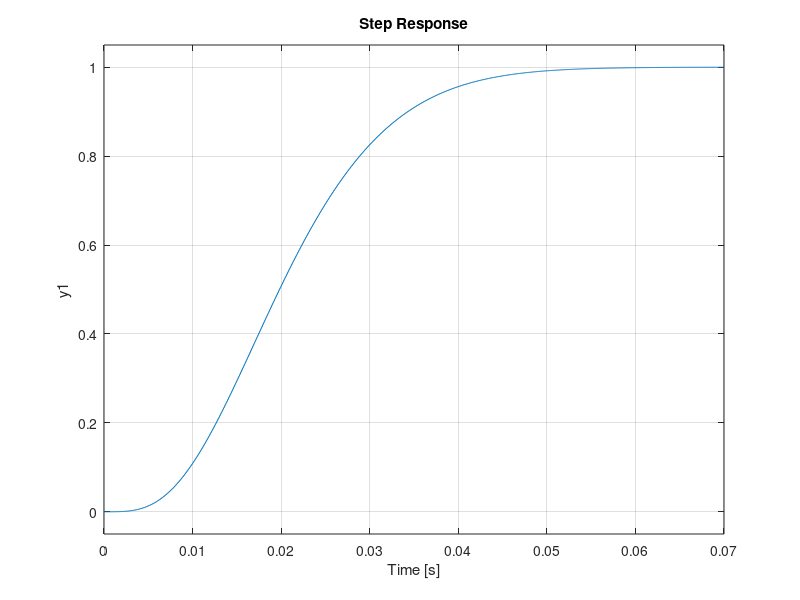
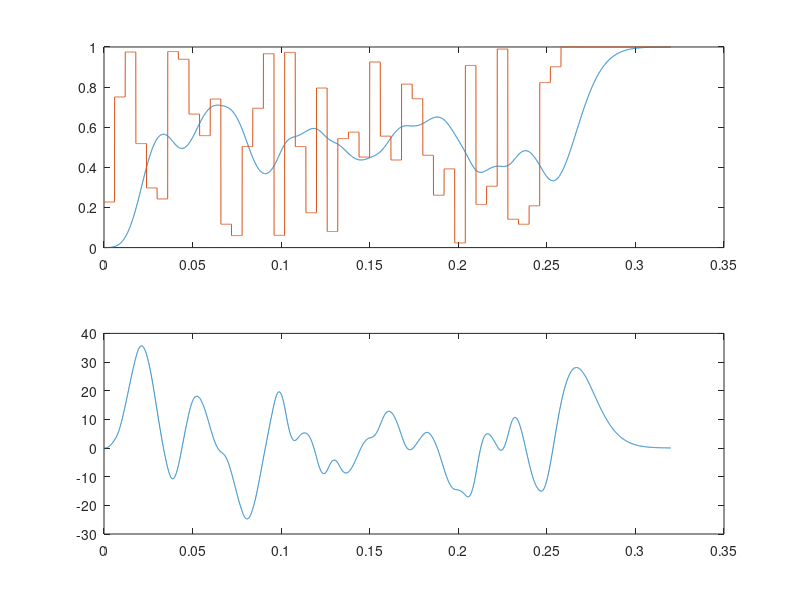

MATLAB code for these plots, in order:
% Prefilt: Example , Design a prefilter with maximal smoothness 

wnfac = 0.5 ; 
wn = 50*2*pi * wnfac; 
Ts = 50e-6 ; 
sys1 = c2d( tf(wn^2,[1,1.96*wn,wn^2]) , Ts) ; 
sys1.num{1} = [sum(sys1.num{1}),0,0]; 
step( sys1)
wn = 60*2*pi * wnfac; 
sys2 = c2d( tf(wn^2,[1,1.65*wn,wn^2]) , Ts) ; 
sys2.num{1} = [sum(sys2.num{1}),0,0]; 
clf
figure(2) ; 
step( sys2 * sys1, 0.070);

u0 = 1 ;  
u = ones(1,6400) * u0 ; 
for cnt = 1:(length(u)/120-10)
    u((cnt-1)*120+(1:120)) = rand() ; 
end

t = 50e-6 * (0:(length(u)-1)); 
y = lsim(sys1 * sys2 , u ) ; 


figure(3) ;
clf 
subplot( 2,1,1); 
plot( t , y , t , u ) ; 
subplot(2,1,2); 
plot( t(2:end) , diff(y) / Ts ) ; 

b01 = round(sum(sys1.num{1}) * 2^31) ;
b02 = round(sum(sys2.num{1}) * 2^31) ;

a21 = round(sys1.den{1}(end)* 2^31) ; 
a22 = round(sys2.den{1}(end)* 2^31) ; 








